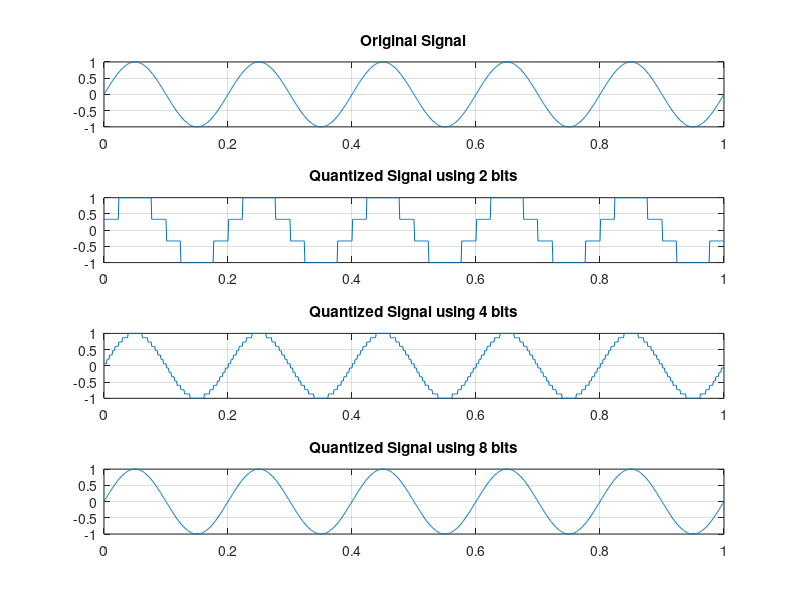

This figure's MATLAB source:
f = 5;

t = 0:0.001:1;
x = sin(2*pi*f*t);

bits1 = 2;
bits2 = 4;
bits3 = 8;

L1 = 2^bits1;
L2 = 2^bits2;
L3 = 2^bits3;

xmin = min(x);
xmax = max(x);

delta1 = (xmax - xmin)/(L1 - 1);
delta2 = (xmax - xmin)/(L2 - 1);
delta3 = (xmax - xmin)/(L3 - 1);

xq1 = round((x - xmin)/delta1)*delta1 + xmin;
xq2 = round((x - xmin)/delta2)*delta2 + xmin;
xq3 = round((x - xmin)/delta3)*delta3 + xmin;

e1 = x - xq1;
e2 = x - xq2;
e3 = x - xq3;

mse1 = mean(e1.^2);
mse2 = mean(e2.^2);
mse3 = mean(e3.^2);

subplot(4,1,1)
plot(t,x)
grid on
title('Original Signal')

subplot(4,1,2)
plot(t,xq1)
grid on
title('Quantized Signal using 2 bits')

subplot(4,1,3)
plot(t,xq2)
grid on
title('Quantized Signal using 4 bits')

subplot(4,1,4)
plot(t,xq3)
grid on
title('Quantized Signal using 8 bits')

mse1
mse2
mse3
